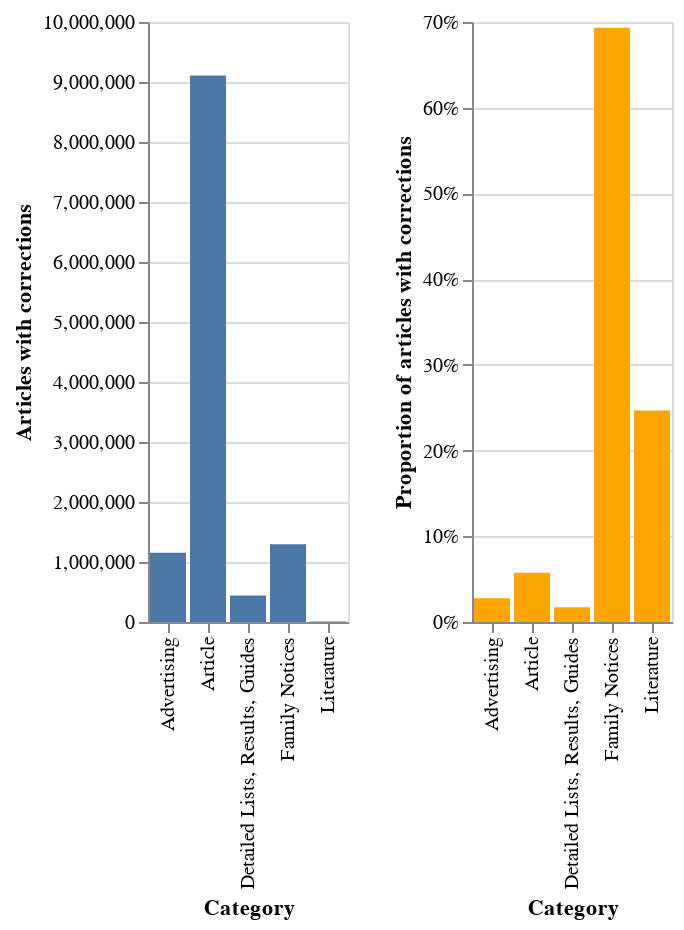

Notebook code for this chart:
### Markdown cell above
And now we can visualise the results.

### Code cell
cat_chart1 = alt.Chart(df_categories_filtered).mark_bar().encode(
    x=alt.X('term:N', title='Category'),
    y=alt.Y('total_results:Q', title='Articles with corrections')
)

cat_chart2 = alt.Chart(df_categories_filtered).mark_bar().encode(
    x=alt.X('term:N', title='Category'),
    y=alt.Y('proportion:Q', axis=alt.Axis(format='%', title='Proportion of articles with corrections')),
    color=alt.value('orange')
)

cat_chart1 | cat_chart2

### Figure 1 — Vega-Lite specification as saved in the notebook (floating-point values rounded to 4 significant figures)
{"config": {"view": {"continuousWidth": 400, "continuousHeight": 300}}, "hconcat": [{"mark": "bar", "encoding": {"x": {"type": "nominal", "field": "term", "title": "Category"}, "y": {"type": "quantitative", "field": "total_results", "title": "Articles with corrections"}}}, {"mark": "bar", "encoding": {"color": {"value": "orange"}, "x": {"type": "nominal", "field": "term", "title": "Category"}, "y": {"type": "quantitative", "axis": {"format": "%", "title": "Proportion of articles with corrections"}, "field": "proportion"}}}], "data": {"name": "data-bbc9d6613ca325687c9e75982b6e178f"}, "$schema": "https://vega.github.io/schema/vega-lite/v4.8.1.json", "datasets": {"data-bbc9d6613ca325687c9e75982b6e178f": [{"term": "Article", "total_results": 9110253, "total_articles": 158686219, "proportion": 0.05741}, {"term": "Family Notices", "total_results": 1294362, "total_articles": 1866929, "proportion": 0.6933}, {"term": "Advertising", "total_results": 1155058, "total_articles": 41616783, "proportion": 0.02775}, {"term": "Detailed Lists, Results, Guides", "total_results": 443143, "total_articles": 25840513, "proportion": 0.01715}, {"term": "Literature", "total_results": 7570, "total_articles": 30677, "proportion": 0.2468}]}}
